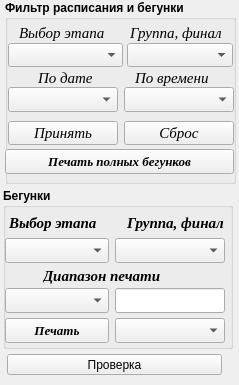
    <widget class="QWidget" name="page_6">
     <property name="geometry">
      <rect>
       <x>0</x>
       <y>0</y>
       <width>239</width>
       <height>385</height>
      </rect>
     </property>
     <attribute name="label">
      <string>Дополнительно</string>
     </attribute>
     <widget class="QPushButton" name="Button_proba">
      <property name="geometry">
       <rect>
        <x>7</x>
        <y>354</y>
        <width>215</width>
        <height>21</height>
       </rect>
      </property>
      <property name="text">
       <string>Проверка</string>
      </property>
     </widget>
     <widget class="QGroupBox" name="groupBox_10">
      <property name="geometry">
       <rect>
        <x>5</x>
        <y>0</y>
        <width>231</width>
        <height>184</height>
       </rect>
      </property>
      <property name="font">
       <font>
        <weight>75</weight>
        <bold>true</bold>
       </font>
      </property>
      <property name="title">
       <string>Фильтр расписания и бегунки</string>
      </property>
      <widget class="QLabel" name="label_88">
       <property name="geometry">
        <rect>
         <x>14</x>
         <y>23</y>
         <width>94</width>
         <height>19</height>
        </rect>
       </property>
       <property name="font">
        <font>
         <family>Times New Roman</family>
         <pointsize>11</pointsize>
         <weight>50</weight>
         <italic>true</italic>
         <bold>false</bold>
        </font>
       </property>
       <property name="text">
        <string>Выбор этапа</string>
       </property>
      </widget>
      <widget class="QComboBox" name="comboBox_select_stage_schedule">
       <property name="geometry">
        <rect>
         <x>3</x>
         <y>43</y>
         <width>115</width>
         <height>24</height>
        </rect>
       </property>
       <property name="font">
        <font>
         <pointsize>11</pointsize>
        </font>
       </property>
       <property name="editable">
        <bool>false</bool>
       </property>
      </widget>
      <widget class="QLabel" name="label_89">
       <property name="geometry">
        <rect>
         <x>33</x>
         <y>68</y>
         <width>59</width>
         <height>20</height>
        </rect>
       </property>
       <property name="font">
        <font>
         <family>Times New Roman</family>
         <pointsize>11</pointsize>
         <weight>50</weight>
         <italic>true</italic>
         <bold>false</bold>
        </font>
       </property>
       <property name="text">
        <string>&lt;html&gt;&lt;head/&gt;&lt;body&gt;&lt;p&gt;По дате&lt;/p&gt;&lt;/body&gt;&lt;/html&gt;</string>
       </property>
      </widget>
      <widget class="QLabel" name="label_90">
       <property name="geometry">
        <rect>
         <x>130</x>
         <y>68</y>
         <width>82</width>
         <height>19</height>
        </rect>
       </property>
       <property name="font">
        <font>
         <family>Times New Roman</family>
         <pointsize>11</pointsize>
         <weight>50</weight>
         <italic>true</italic>
         <bold>false</bold>
        </font>
       </property>
       <property name="text">
        <string>По времени</string>
       </property>
      </widget>
      <widget class="QComboBox" name="comboBox_filter_schedule_date">
       <property name="geometry">
        <rect>
         <x>3</x>
         <y>87</y>
         <width>110</width>
         <height>25</height>
        </rect>
       </property>
       <property name="font">
        <font>
         <pointsize>11</pointsize>
        </font>
       </property>
       <property name="editable">
        <bool>false</bool>
       </property>
       <property name="insertPolicy">
        <enum>QComboBox::InsertAlphabetically</enum>
       </property>
      </widget>
      <widget class="QComboBox" name="comboBox_filter_schedule_time">
       <property name="geometry">
        <rect>
         <x>119</x>
         <y>87</y>
         <width>110</width>
         <height>25</height>
        </rect>
       </property>
       <property name="font">
        <font>
         <pointsize>11</pointsize>
        </font>
       </property>
      </widget>
      <widget class="QPushButton" name="Button_filter_schedule">
       <property name="geometry">
        <rect>
         <x>3</x>
         <y>121</y>
         <width>110</width>
         <height>24</height>
        </rect>
       </property>
       <property name="sizePolicy">
        <sizepolicy hsizetype="Expanding" vsizetype="Fixed">
         <horstretch>0</horstretch>
         <verstretch>0</verstretch>
        </sizepolicy>
       </property>
       <property name="font">
        <font>
         <family>Times New Roman</family>
         <pointsize>11</pointsize>
         <weight>50</weight>
         <italic>true</italic>
         <bold>false</bold>
        </font>
       </property>
       <property name="text">
        <string>Принять</string>
       </property>
      </widget>
      <widget class="QPushButton" name="Button_schedule_reset">
       <property name="geometry">
        <rect>
         <x>119</x>
         <y>121</y>
         <width>110</width>
         <height>24</height>
        </rect>
       </property>
       <property name="sizePolicy">
        <sizepolicy hsizetype="Expanding" vsizetype="Fixed">
         <horstretch>0</horstretch>
         <verstretch>0</verstretch>
        </sizepolicy>
       </property>
       <property name="font">
        <font>
         <family>Times New Roman</family>
         <pointsize>11</pointsize>
         <weight>50</weight>
         <italic>true</italic>
         <bold>false</bold>
        </font>
       </property>
       <property name="text">
        <string>Сброс</string>
       </property>
      </widget>
      <widget class="Line" name="line_22">
       <property name="geometry">
        <rect>
         <x>9</x>
         <y>357</y>
         <width>221</width>
         <height>16</height>
        </rect>
       </property>
       <property name="orientation">
        <enum>Qt::Horizontal</enum>
       </property>
      </widget>
      <widget class="QLabel" name="label_92">
       <property name="geometry">
        <rect>
         <x>125</x>
         <y>23</y>
         <width>101</width>
         <height>19</height>
        </rect>
       </property>
       <property name="font">
        <font>
         <family>Times New Roman</family>
         <pointsize>11</pointsize>
         <weight>50</weight>
         <italic>true</italic>
         <bold>false</bold>
        </font>
       </property>
       <property name="text">
        <string>Группа, финал</string>
       </property>
      </widget>
      <widget class="QComboBox" name="comboBox_select_group_schedule">
       <property name="geometry">
        <rect>
         <x>122</x>
         <y>43</y>
         <width>106</width>
         <height>24</height>
        </rect>
       </property>
       <property name="font">
        <font>
         <pointsize>11</pointsize>
        </font>
       </property>
       <property name="editable">
        <bool>false</bool>
       </property>
       <property name="insertPolicy">
        <enum>QComboBox::InsertAlphabetically</enum>
       </property>
      </widget>
      <widget class="QPushButton" name="Button_print_begunki_full">
       <property name="geometry">
        <rect>
         <x>0</x>
         <y>149</y>
         <width>229</width>
         <height>25</height>
        </rect>
       </property>
       <property name="sizePolicy">
        <sizepolicy hsizetype="Expanding" vsizetype="Fixed">
         <horstretch>0</horstretch>
         <verstretch>0</verstretch>
        </sizepolicy>
       </property>
       <property name="font">
        <font>
         <family>Times New Roman</family>
         <pointsize>10</pointsize>
         <italic>true</italic>
        </font>
       </property>
       <property name="text">
        <string>Печать полных бегунков</string>
       </property>
      </widget>
     </widget>
     <widget class="Line" name="line_21">
      <property name="geometry">
       <rect>
        <x>139</x>
        <y>567</y>
        <width>221</width>
        <height>16</height>
       </rect>
      </property>
      <property name="orientation">
       <enum>Qt::Horizontal</enum>
      </property>
     </widget>
     <widget class="QGroupBox" name="groupBox_4">
      <property name="geometry">
       <rect>
        <x>3</x>
        <y>188</y>
        <width>230</width>
        <height>161</height>
       </rect>
      </property>
      <property name="font">
       <font>
        <weight>75</weight>
        <bold>true</bold>
       </font>
      </property>
      <property name="title">
       <string>Бегунки</string>
      </property>
      <widget class="QComboBox" name="comboBox_begunok_time">
       <property name="geometry">
        <rect>
         <x>112</x>
         <y>130</y>
         <width>110</width>
         <height>25</height>
        </rect>
       </property>
       <property name="font">
        <font>
         <pointsize>11</pointsize>
        </font>
       </property>
      </widget>
      <widget class="QLabel" name="label_69">
       <property name="geometry">
        <rect>
         <x>6</x>
         <y>25</y>
         <width>94</width>
         <height>19</height>
        </rect>
       </property>
       <property name="font">
        <font>
         <family>Times New Roman</family>
         <pointsize>11</pointsize>
         <italic>true</italic>
        </font>
       </property>
       <property name="text">
        <string>Выбор этапа</string>
       </property>
      </widget>
      <widget class="QComboBox" name="comboBox_select_stage_begunki">
       <property name="geometry">
        <rect>
         <x>2</x>
         <y>50</y>
         <width>104</width>
         <height>25</height>
        </rect>
       </property>
       <property name="font">
        <font>
         <pointsize>11</pointsize>
        </font>
       </property>
       <property name="editable">
        <bool>false</bool>
       </property>
      </widget>
      <widget class="QComboBox" name="comboBox_select_group_begunki">
       <property name="geometry">
        <rect>
         <x>112</x>
         <y>50</y>
         <width>110</width>
         <height>25</height>
        </rect>
       </property>
       <property name="font">
        <font>
         <pointsize>11</pointsize>
        </font>
       </property>
       <property name="editable">
        <bool>false</bool>
       </property>
       <property name="insertPolicy">
        <enum>QComboBox::InsertAlphabetically</enum>
       </property>
      </widget>
      <widget class="QComboBox" name="comboBox_select_tours">
       <property name="geometry">
        <rect>
         <x>2</x>
         <y>100</y>
         <width>104</width>
         <height>25</height>
        </rect>
       </property>
       <property name="font">
        <font>
         <pointsize>11</pointsize>
        </font>
       </property>
      </widget>
      <widget class="QLabel" name="label_68">
       <property name="geometry">
        <rect>
         <x>124</x>
         <y>25</y>
         <width>107</width>
         <height>19</height>
        </rect>
       </property>
       <property name="font">
        <font>
         <family>Times New Roman</family>
         <pointsize>11</pointsize>
         <italic>true</italic>
        </font>
       </property>
       <property name="text">
        <string>Группа, финал</string>
       </property>
      </widget>
      <widget class="QLineEdit" name="lineEdit_range_tours">
       <property name="geometry">
        <rect>
         <x>112</x>
         <y>100</y>
         <width>110</width>
         <height>25</height>
        </rect>
       </property>
       <property name="font">
        <font>
         <pointsize>11</pointsize>
        </font>
       </property>
      </widget>
      <widget class="QLabel" name="label_70">
       <property name="geometry">
        <rect>
         <x>40</x>
         <y>78</y>
         <width>125</width>
         <height>19</height>
        </rect>
       </property>
       <property name="font">
        <font>
         <family>Times New Roman</family>
         <pointsize>11</pointsize>
         <italic>true</italic>
        </font>
       </property>
       <property name="text">
        <string>Диапазон печати</string>
       </property>
      </widget>
      <widget class="QPushButton" name="Button_print_begunki">
       <property name="geometry">
        <rect>
         <x>2</x>
         <y>130</y>
         <width>104</width>
         <height>25</height>
        </rect>
       </property>
       <property name="sizePolicy">
        <sizepolicy hsizetype="Expanding" vsizetype="Fixed">
         <horstretch>0</horstretch>
         <verstretch>0</verstretch>
        </sizepolicy>
       </property>
       <property name="font">
        <font>
         <family>Times New Roman</family>
         <pointsize>10</pointsize>
         <italic>true</italic>
        </font>
       </property>
       <property name="text">
        <string>Печать</string>
       </property>
      </widget>
     </widget>
    </widget>
